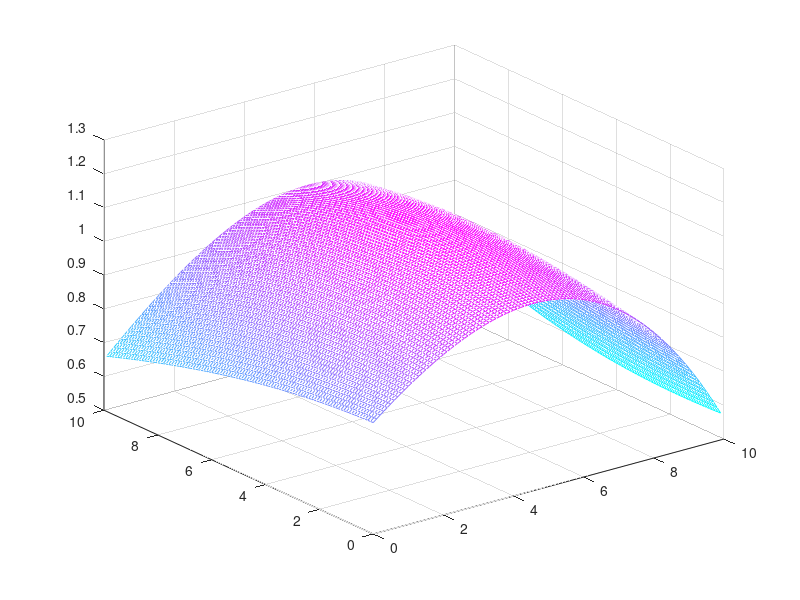

The MATLAB source for this figure:
%Matlab needs recursion for more than 1 interpolation level...
%Map generation using a random grid and interpolation between that grid
%has 1 level of interpolation due to matlab student edition failure to allow large arrays

MapXRange = 10;
MapYRange = 10;
MapDivisionMax = 0.1;
M = [rand, rand, rand, rand, rand, rand, rand, rand, rand, rand;
   rand, rand, rand, rand, rand, rand, rand, rand, rand, rand;
   rand, rand, rand, rand, rand, rand, rand, rand, rand, rand;
   rand, rand, rand, rand, rand, rand, rand, rand, rand, rand;
   rand, rand, rand, rand, rand, rand, rand, rand, rand, rand;
   rand, rand, rand, rand, rand, rand, rand, rand, rand, rand;
   rand, rand, rand, rand, rand, rand, rand, rand, rand, rand;
   rand, rand, rand, rand, rand, rand, rand, rand, rand, rand;
   rand, rand, rand, rand, rand, rand, rand, rand, rand, rand;
   rand, rand, rand, rand, rand, rand, rand, rand, rand, rand];

numInterpolationGrids= 10;
numFineInterpolationGrids=10;

currentInterpolationDivision = MapDivisionMax;
currentXInterpGrid = MapXRange;
currentYInterpGrid = MapYRange;

[xi,yi] = meshgrid(0:MapDivisionMax:MapXRange, 0:MapDivisionMax:MapYRange);
zi = interp2(M,xi,yi, 'spline');	
mesh(xi,yi,zi);
colormap(cool);

fileNameString = strcat('interpolatedData.txt');	
fid = fopen(fileNameString, 'w');
fprintf(fid, '%1.4f\n', zi);
fclose(fid);   
      
xFileNameCount = 0;
for xInterpGrid = 0:(MapXRange-1)	%(MapXRange-1)
   
   yFileNameCount = 0;
   for yInterpGrid = 0:(MapYRange-1)	%(MapXRange-1)

      currentFineInterpolationDivision = currentInterpolationDivision / numFineInterpolationGrids;

		%[xiFine,yiFine] = meshgrid(xInterpGrid:currentFineInterpolationDivision:xInterpGrid+currentFineInterpolationDivision*100, yInterpGrid:currentFineInterpolationDivision:yInterpGrid+currentFineInterpolationDivision*100); 
      [xiFine,yiFine] = meshgrid(0:MapDivisionMax:(MapXRange-MapDivisionMax ), 0:MapDivisionMax:(MapYRange-MapDivisionMax));
      ziCropped = zi((xInterpGrid*numInterpolationGrids+1):(xInterpGrid*numInterpolationGrids + currentInterpolationDivision*100), (yInterpGrid*numInterpolationGrids+1):(yInterpGrid*numInterpolationGrids+currentInterpolationDivision*100));

      ziFine = interp2(ziCropped, xiFine, yiFine, 'spline');	
  		mesh(xiFine,yiFine,ziFine);
		colormap(cool);
      
      fileNameString = strcat('interpolatedData', 'x', num2str(xFileNameCount), 'y', num2str(yFileNameCount), '.txt');	
		fid = fopen(fileNameString, 'w');
		fprintf(fid, '%1.4f\n', ziFine);
		fclose(fid);
      
      
		yFileNameCount = yFileNameCount + 1;
	end
	xFileNameCount = xFileNameCount + 1;
end
   
   
